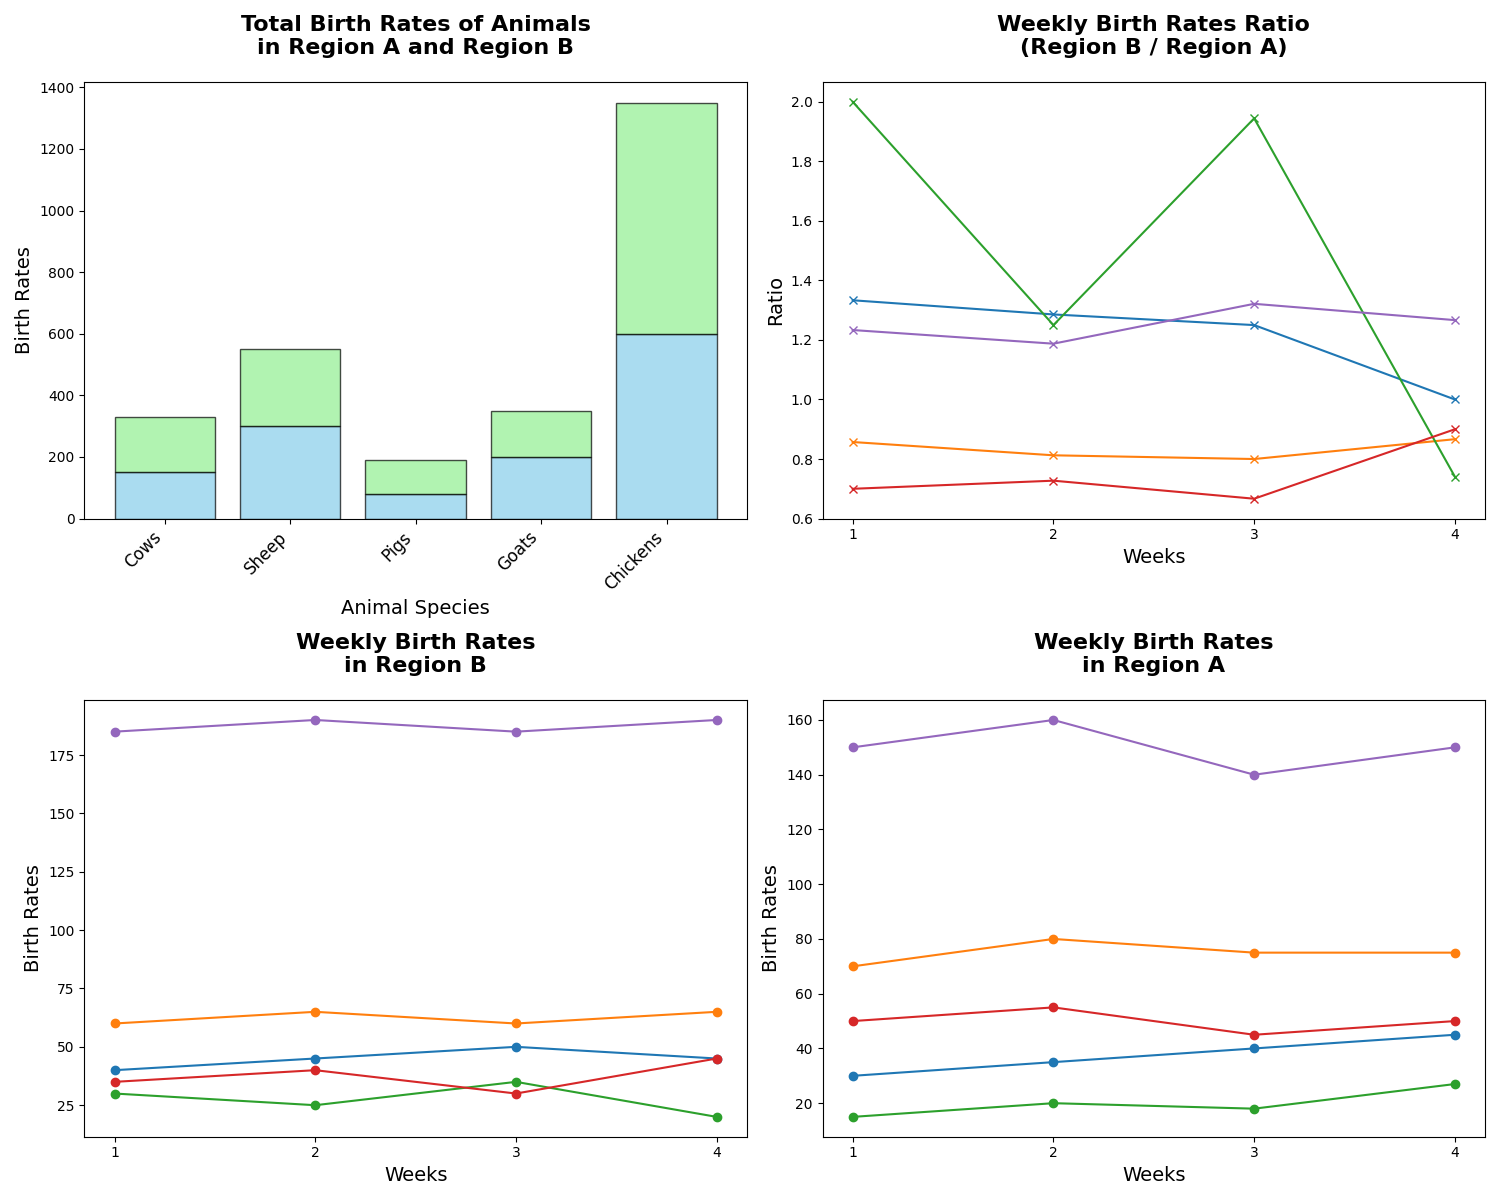

Reproduce this figure in Python.
import matplotlib.pyplot as plt
import numpy as np

species = ['Cows', 'Sheep', 'Pigs', 'Goats', 'Chickens']
birth_rates_region_A = np.array([150, 300, 80, 200, 600])
birth_rates_region_B = np.array([180, 250, 110, 150, 750])

weeks = np.arange(1, 5)
weekly_birth_rates_region_A = np.array([
    [30, 70, 15, 50, 150],
    [35, 80, 20, 55, 160],
    [40, 75, 18, 45, 140],
    [45, 75, 27, 50, 150]
])
weekly_birth_rates_region_B = np.array([
    [40, 60, 30, 35, 185],
    [45, 65, 25, 40, 190],
    [50, 60, 35, 30, 185],
    [45, 65, 20, 45, 190]
])

fig, axs = plt.subplots(2, 2, figsize=(15, 12))

axs[0, 0].bar(species, birth_rates_region_A, color='skyblue', edgecolor='black', alpha=0.7)
axs[0, 0].bar(species, birth_rates_region_B, color='lightgreen', edgecolor='black', alpha=0.7, bottom=birth_rates_region_A)
axs[0, 0].set_title('Total Birth Rates of Animals\nin Region A and Region B', fontsize=16, fontweight='bold', pad=20)
axs[0, 0].set_xlabel('Animal Species', fontsize=14)
axs[0, 0].set_ylabel('Birth Rates', fontsize=14)
axs[0, 0].set_xticks(np.arange(len(species)))
axs[0, 0].set_xticklabels(species, rotation=45, ha='right', fontsize=12)

for i in range(len(species)):
    axs[1, 1].plot(weeks, weekly_birth_rates_region_A[:, i], marker='o')
axs[1, 1].set_title('Weekly Birth Rates\nin Region A', fontsize=16, fontweight='bold', pad=20)
axs[1, 1].set_xlabel('Weeks', fontsize=14)
axs[1, 1].set_ylabel('Birth Rates', fontsize=14)
axs[1, 1].set_xticks(weeks)

for i in range(len(species)):
    axs[1, 0].plot(weeks, weekly_birth_rates_region_B[:, i], marker='o')
axs[1, 0].set_title('Weekly Birth Rates\nin Region B', fontsize=16, fontweight='bold', pad=20)
axs[1, 0].set_xlabel('Weeks', fontsize=14)
axs[1, 0].set_ylabel('Birth Rates', fontsize=14)
axs[1, 0].set_xticks(weeks)

weekly_birth_rate_ratio = weekly_birth_rates_region_B / (weekly_birth_rates_region_A + 1e-6)
for i in range(len(species)):
    axs[0, 1].plot(weeks, weekly_birth_rate_ratio[:, i], marker='x')
axs[0, 1].set_title('Weekly Birth Rates Ratio\n(Region B / Region A)', fontsize=16, fontweight='bold', pad=20)
axs[0, 1].set_xlabel('Weeks', fontsize=14)
axs[0, 1].set_ylabel('Ratio', fontsize=14)
axs[0, 1].set_xticks(weeks)

plt.tight_layout()
plt.show()
